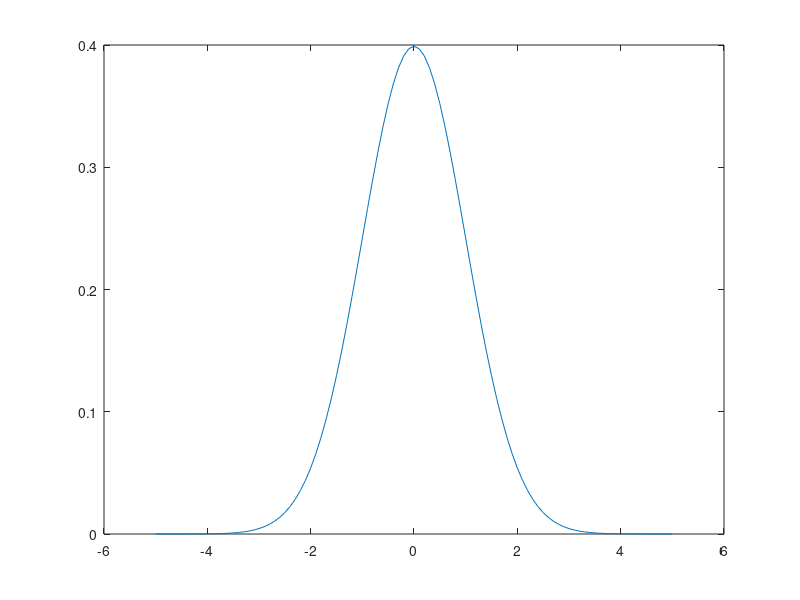

Reproduce this figure in MATLAB.
%% cleanup
close all;
clear all;
clc;

%% ex15
x = -5:0.1:5;
sigma = 1;
g_x = 1 / sqrt(2*pi*sigma^2) * exp(-0.5*x.^2/sigma^2);

plot(x, g_x);